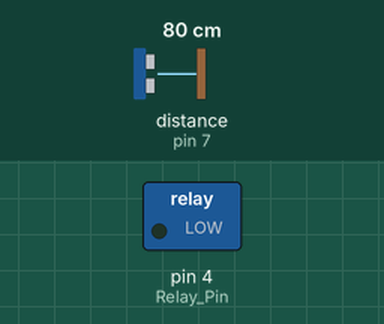
Bench run of a sketch on a simulated Arduino Uno, built with avr-gcc and run on an emulated ATmega328P. Shown: switched loads named in the sketch (green lamp = pin HIGH). Wiring (inferred from the names in the program): ultrasonic range finder: trigger pin 8; echo pin 7. Inputs (shaded band) come from the test bench; at power-on: distance to the obstacle (sensor on pin 7) 80 cm. The echo pulse lasts 58.3 µs per cm; pins used as bus, display or sensor lines are not drawn; what the sketch prints to the serial monitor is not drawn.

Above: at 0.15 s.
Timing chart, 0 to 1.8 s (numbered marks = the images above):
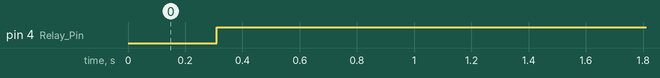

The sketch:

Charging_Station.ino
```cpp
#include <IRremote.h>
//IR Transmitter
IRsend irsend1(3);
IRsend irsend2(5);
IRsend irsend3(6);

//Ultrasonic HC-SR04
int trigPin = 8;    // Trigger
int echoPin = 7;    // Echo
long duration;
int distance;

//Relay
const int Relay_Pin = 4;

void setup() {
  // put your setup code here, to run once:
  Serial.begin(9600); // Initialize serial interface
  //Ultrasonic
  pinMode(trigPin, OUTPUT);
  pinMode(echoPin, INPUT);

  //Relay
  pinMode(Relay_Pin, OUTPUT);
}

void loop() {
    irsend1.sendNEC(0xF7807F, 32);
    irsend2.sendNEC(0xF7807F, 32);
    irsend3.sendNEC(0xF7807F, 32);
    //avoid error when transferring
    delay(100);

  digitalWrite(trigPin, LOW);
  delayMicroseconds(5);
  digitalWrite(trigPin, HIGH);
  delayMicroseconds(10);
  digitalWrite(trigPin, LOW);

  duration = pulseIn(echoPin, HIGH);
  // Convert the time into a distance
  distance = (duration * 0.034)/2;

  Serial.print("Distance: ");
  Serial.println(distance);

  if(distance <= 15){
    delay(4000);
    digitalWrite(Relay_Pin, LOW);
  }
  else{
    digitalWrite(Relay_Pin, HIGH);
  }
}
```

Measured:
- by itself, pin 4 (Relay_Pin): LOW → HIGH at 0.31 s
